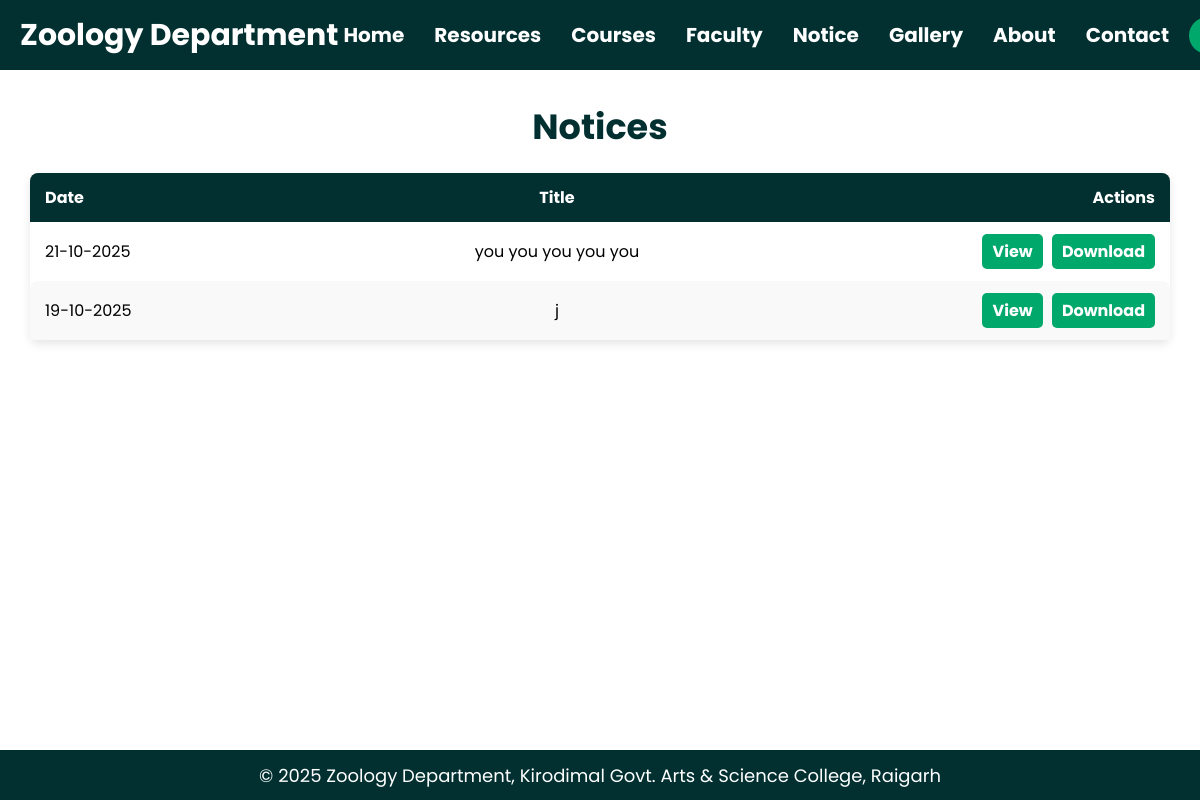
Page /notice.php (signed in) on the earlier database version.
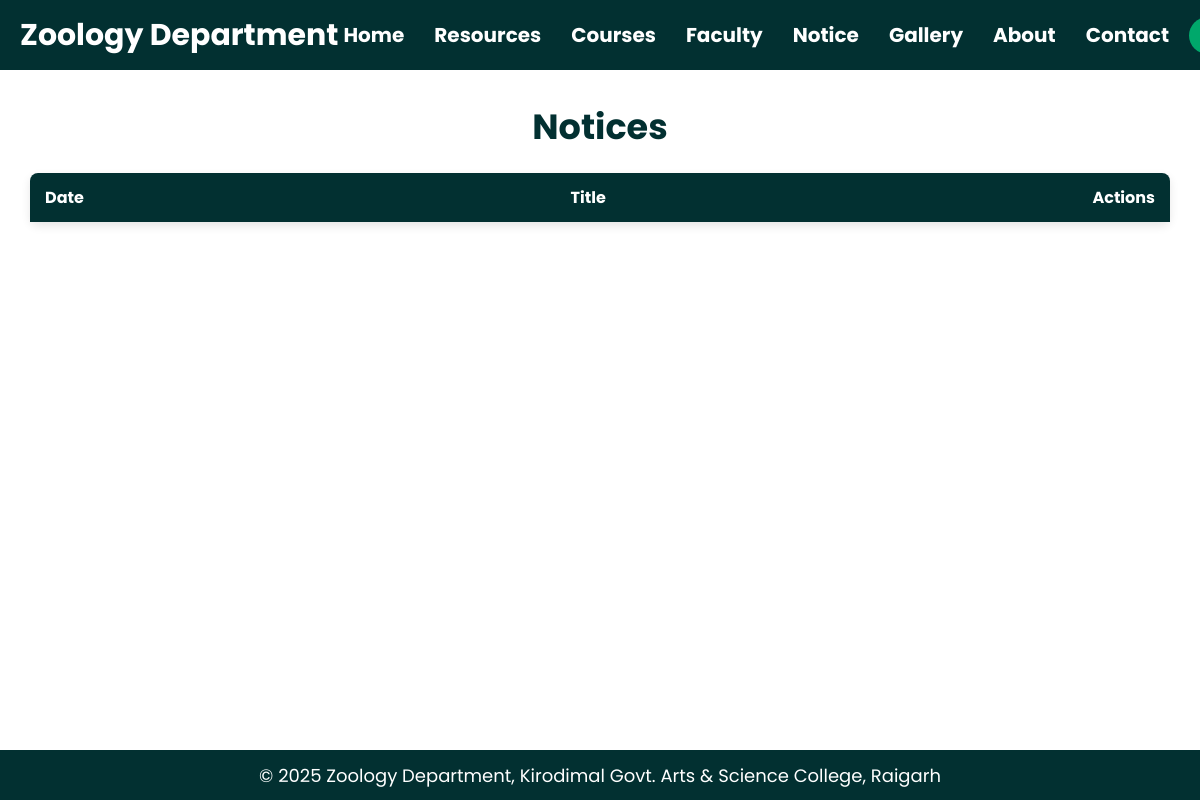
Same page on the later database version.
### tables this page shows
CREATE TABLE IF NOT EXISTS `notices` (
  `id` int NOT NULL AUTO_INCREMENT,
  `title` varchar(255) NOT NULL,
  `file_path` varchar(255) NOT NULL,
  `date` datetime DEFAULT CURRENT_TIMESTAMP,
  PRIMARY KEY (`id`)
);

### notice.php (the view)
<?php
include 'database/database.php';
include 'header.php';
$result = mysqli_query($conn, "SELECT * FROM notices ORDER BY date DESC");
?>
<main class="notice-page-view">
    <div class="notice-table-content">
        <h1 class="notice-title">Notices</h1>
        <table>
            <thead>
                <tr>
                    <th>Date</th>
                    <th>Title</th>
                    <th>Actions</th>
                </tr>
            </thead>
            <tbody>
                <?php while($row = mysqli_fetch_assoc($result)): ?>
                    <tr>
                        <td><?php echo date('d-m-Y', strtotime($row['date'])); ?></td>
                        <td><?php echo htmlspecialchars($row['title']); ?></td>
                        <td class="actions-cell">
                            <a href="<?php echo $row['file_path']; ?>" target="_blank" class="edit">View</a>
                            <a href="<?php echo $row['file_path']; ?>" download class="edit">Download</a>
                        </td>
                    </tr>
                <?php endwhile; ?>
            </tbody>
        </table>
    </div>
</main>
<?php include 'footer.php'; ?>

Differences in the rows shown:
removed notices: date "21-10-2025", title "you you you you you"
removed notices: date "19-10-2025", title "j"
